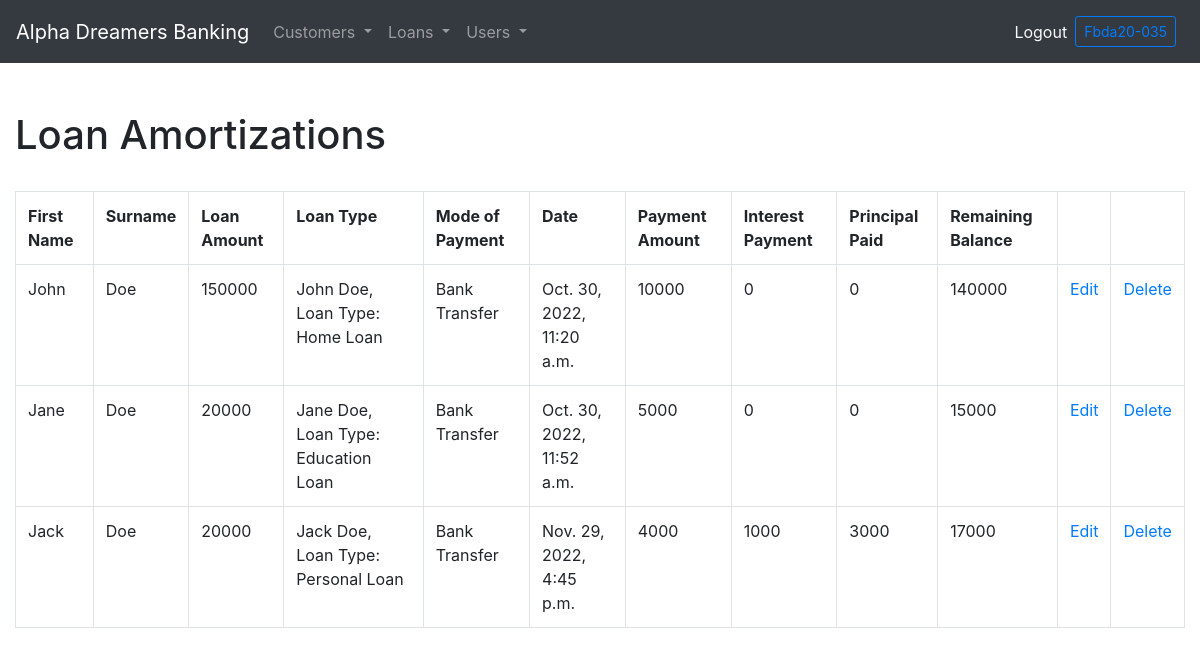
The app's page /all-amortizations (signed in) with its own data.
### loans/models.py (models this page shows, shortened)
class loan_amortization(models.Model):
    amortization_id = models.UUIDField(default=uuid.uuid4, unique=True, primary_key=True, editable=False)
    control_number = models.ForeignKey(loan_application, on_delete=models.CASCADE)
    user = models.ForeignKey(User, on_delete=models.CASCADE, limit_choices_to={'is_staff': False},
    related_name='customer_amortization', null=True, blank=True, default="")
    date = models.DateTimeField(auto_now_add=True)
    payment_amount = models.PositiveIntegerField(default=0)
    interest_payment = models.PositiveIntegerField(default=0)
    principal_paid = models.PositiveIntegerField(default=0)
    remaining_balance = models.PositiveIntegerField(default=0)

class loan_application(models.Model):
    payment_mode = (
        ('Over the Counter', 'Over the Counter'),
        ('Bank Transfer', 'Bank Transfer'),
        ('Salary Deduction', 'Salary Deduction')
    )
    status = (
        ('Pending', 'Pending'),
        ('Accepted', 'Accepted'),
        ('Rejected', 'Rejected')
    )
    application_id = models.UUIDField(default=uuid.uuid4, unique=True, primary_key=True, editable=False)
    control_number = models.UUIDField(default=uuid.uuid4, unique=True, primary_key=False, editable=False)
    user = models.ForeignKey(User, on_delete=models.CASCADE, limit_choices_to={'is_staff': False},
    related_name='customer_loan', null=True, blank=True, default="")
    cust_id = models.ForeignKey(customer, on_delete=models.CASCADE, default="")
    loan_type_id = models.ForeignKey(loan_type, on_delete=models.CASCADE)
    mode_of_payment = models.CharField(max_length=200, choices=payment_mode, default="")
    loan_amount = models.PositiveIntegerField(default=0)
    loan_duration = models.PositiveIntegerField(default=0)
    purpose = models.TextField(null=False, blank=False)
    loan_status = models.CharField(max_length=200, choices=status, default="Pending")
    remarks = models.TextField(null=True, blank=True)
    processed_by = models.ForeignKey(User, limit_choices_to={'is_staff': True}, on_delete=models.CASCADE,
    null=True, blank=True)
    def __str__(self):
        return self.cust_id.first_name + ' ' + self.cust_id.surname + '' + ', Loan Type: ' + self.loan_type_id.loan_name

class loan_type(models.Model):
    loan_type_id = models.UUIDField(default=uuid.uuid4, unique=True, primary_key=True, editable=False)
    loan_name = models.CharField(max_length=250)
    description = models.TextField(null=False, blank=False)

### login/models.py (models this page shows, shortened)
class customer(models.Model):
    account_status = (
        ('Active', 'Active'),
        ('Inactive', 'Inactive')
    )
    user = models.OneToOneField(User, unique=True, on_delete=models.CASCADE, limit_choices_to={'is_staff': False},
    related_name='customer', default="user=request.user.username")
    cust_id = models.UUIDField(default=uuid.uuid4, unique=True, primary_key=True, editable=False)
    first_name = models.CharField(max_length=250, null=False, blank=False)
    surname = models.CharField(max_length=250, null=False, blank=False)
    complete_address = models.CharField(max_length=250)
    contact_number = models.IntegerField(null=False, blank=False)
    email_address = models.EmailField(max_length=100, null=False, blank=False, default="")
    gender =  models.CharField(max_length=30, null=False, blank=False, default="")
    civil_status = models.CharField(max_length=250, null=False, blank=False)
    birthdate = models.DateField()
    age = models.IntegerField(null=False, blank=False)
    profile_pic = models.ImageField(upload_to='img', null=True, blank=True, default='img/default.jpg')
    account_status = models.CharField(max_length=100, choices=account_status, default="")

### officer/views.py (the view)
# urls.py: path('all-amortizations', views.all_amortizations, name='all-amortizations'),
@staff_member_required(login_url='/admin-login')
def all_amortizations(request):
    amortizations = loan_amortization.objects.all()
    context = {'amortizations':amortizations}
    return render(request, 'officer/all_amortizations.html', context)

### officer/templates/officer/all_amortizations.html (shortened to what this page needs)
{% extends 'main.html' %}
{% block content %}
{% if user.is_authenticated and user.is_staff == False %}
{% include 'loans/customer_nav.html' %}
{% elif user.is_staff == True %}
{% include 'officer/admin_nav.html' %}
{% else %}
{% include 'nav.html' %}
{% endif %}
    {% load crispy_forms_tags %}
<br>
<head>
</head>
<div class="container-fluid">
    <h1>Loan Amortizations</h1>
<br>
<table class="table table-bordered">
    <tr>
        <th>First Name</th>
        <th>Surname</th>
        <th>Loan Amount</th>
        <th>Loan Type</th>
        <th>Mode of Payment</th>
        <th>Date</th>
        <th>Payment Amount</th>
        <th>Interest Payment</th>
        <th>Principal Paid</th>
        <th>Remaining Balance</th>
        <th></th>
        <th></th>
    </tr>
    {% for amortization in amortizations %}
    <tr>
        <td>{{amortization.control_number.cust_id.first_name}}</td>
        <td>{{amortization.control_number.cust_id.surname}}</td>
        <td>{{amortization.control_number.loan_amount}}</td>
        <td>{{amortization.control_number}}</td>
        <td>{{amortization.control_number.mode_of_payment}}</td>
        <td>{{amortization.date}}</td>
        <td>{{amortization.payment_amount}}</td>
        <td>{{amortization.interest_payment}}</td>
        <td>{{amortization.principal_paid}}</td>
        <td>{{amortization.remaining_balance}}</td>
        <td><a href="{% url 'officer:edit-amortization' amortization.amortization_id %}">Edit</a></td>
        <td><a href="{% url 'officer:delete-amortization' amortization.amortization_id %}">Delete</a></td>
    </tr>
    {% endfor %}
</table>
</div>
{% endblock content %}

### officer/templates/officer/admin_nav.html (shortened to what this page needs)
 <nav class="navbar navbar-expand-sm navbar-dark bg-dark">
    <a class="navbar-brand" href="{% url 'officer:admin-page' %}">Alpha Dreamers Banking</a>
    <div class="collapse navbar-collapse" id="navbarText">
        <ul class="navbar-nav mr-auto">
            <li class="nav-item dropdown">
                <a class="nav-link dropdown-toggle" href="#" id="navbardrop" data-toggle="dropdown">
                    Customers
                </a>
            </li>
            <li class="nav-item dropdown">
                <a class="nav-link dropdown-toggle" href="#" id="navbardrop" data-toggle="dropdown">
                    Loans
                </a>
            </li>
            <li class="nav-item dropdown">
                <a class="nav-link dropdown-toggle" href="#" id="navbardrop" data-toggle="dropdown">
                    Users
                </a>
            </li>
        </ul>
        {% if user.is_authenticated %}
        <a class="text-light" href="{% url 'officer:logout' %}">Logout</a>
        <a class="btn btn-sm btn-outline-primary m-2"  href="{% url 'officer:admin-page' %}">{{user.username|title}}</a>
        {% else %}
        <a class="text-light" href="{% url 'officer:admin-login' %}">Login</a>
        <a class="btn btn-sm btn-primary m-2"  href="{% url 'login:customer-signup' %}">Register</a>
        {% endif %}
    </div>
    </nav>
    <br>

### records on screen
loan_amortization: control_number.cust_id.first_name "John", control_number.cust_id.surname "Doe", control_number.loan_amount "150000", control_number "John Doe, Loan Type: Home Loan", control_number.mode_of_payment "Bank Transfer", date "Oct. 30, 2022, 11:20 a.m.", payment_amount "10000", interest_payment "0", principal_paid "0", remaining_balance "140000"
loan_amortization: control_number.cust_id.first_name "Jane", control_number.cust_id.surname "Doe", control_number.loan_amount "20000", control_number "Jane Doe, Loan Type: Education Loan", control_number.mode_of_payment "Bank Transfer", date "Oct. 30, 2022, 11:52 a.m.", payment_amount "5000", interest_payment "0", principal_paid "0", remaining_balance "15000"
loan_amortization: control_number.cust_id.first_name "Jack", control_number.cust_id.surname "Doe", control_number.loan_amount "20000", control_number "Jack Doe, Loan Type: Personal Loan", control_number.mode_of_payment "Bank Transfer", date "Nov. 29, 2022, 4:45 p.m.", payment_amount "4000", interest_payment "1000", principal_paid "3000", remaining_balance "17000"

### other values on screen
{{ user.username|title }} "Fbda20-035"
